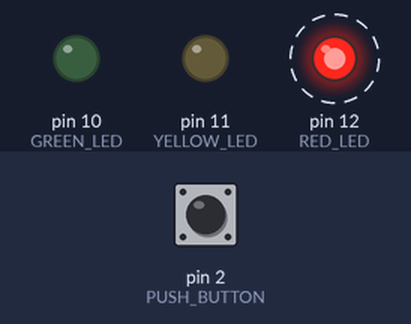
Simulated run of this sketch. Board: Arduino Uno, built with avr-gcc and run on an emulated ATmega328P. Shown: output pins drawn as LEDs (lit = HIGH). Dashed ring = blinking. The test bench sets the inputs (shaded band); at power-on: pin 2 (PUSH_BUTTON) LOW.

Above: at 1.2 s.
1.3 s: pin 2 (PUSH_BUTTON) pulled HIGH for 0.15 s
At 3.8 s:
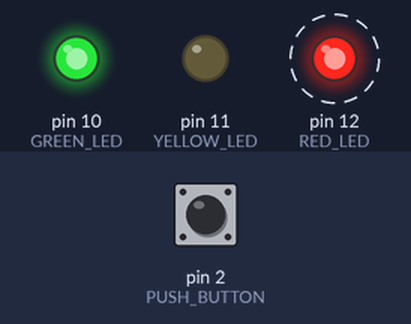
4.4 s: pin 2 (PUSH_BUTTON) pulled HIGH for 1 s
At 5.7 s:
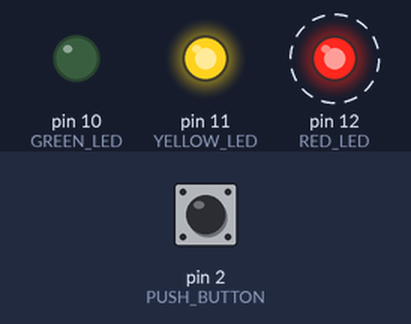
8.4 s: pin 2 (PUSH_BUTTON) pulled HIGH for 3.2 s
At 10.7 s:
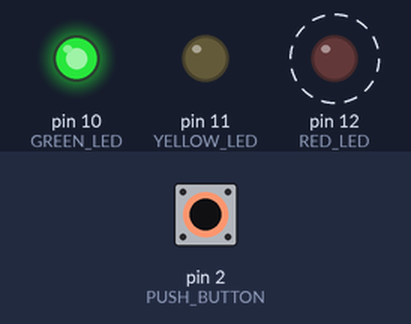
Timing chart, 0 to 20.6 s (numbered marks = the images above; inputs shaded):
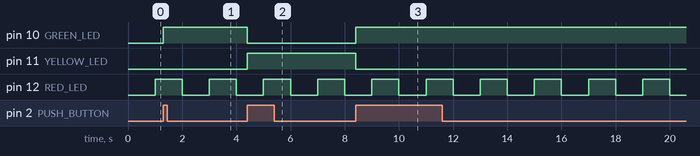

The sketch:

Debounce_Push_Button.ino
```cpp
// Debounce Push Button
/* The code manages causes a red LED to blink at a specific interval, toggles a yellow LED
and green LED when a push button is pressed with debouncing. */

#define RED_LED 12
#define YELLOW_LED 11
#define GREEN_LED 10
#define PUSH_BUTTON 2

// Initialize variables for the LEDs to blink, and toggle with a push button
unsigned long lastTimeRedLEDBlinked = millis();
unsigned long blinkDelayRedLED = 1000;
byte RedLEDState = LOW;

unsigned long lastTimeButtonChanged = millis();
unsigned long debounceDelay = 50;
byte pushButtonState = LOW;

int toggleLEDState = 1;

void setup() {
  // Intialize LEDs and push button
  pinMode(RED_LED, OUTPUT);
  pinMode(YELLOW_LED, OUTPUT);
  pinMode(GREEN_LED, OUTPUT);
  pinMode(PUSH_BUTTON, INPUT);
  pushButtonState = digitalRead(PUSH_BUTTON);
}

// Allows red LED to blink
void blinkRedLED() {
  if (RedLEDState == HIGH) {
    RedLEDState = LOW;
  } else {
    RedLEDState = HIGH;
  }
  digitalWrite(RED_LED, RedLEDState);
}

// Toggle the state of the yellow and green LEDs
void toggleOtherLEDs() {
  if (toggleLEDState == 1) {
    toggleLEDState = 2;
    digitalWrite(YELLOW_LED, LOW);
    digitalWrite(GREEN_LED, HIGH);
  } else {
    toggleLEDState = 1;
    digitalWrite(YELLOW_LED, HIGH);
    digitalWrite(GREEN_LED, LOW);
  }
}

void loop() {
  unsigned long timeNow = millis();

  // Allows red LED to blink at a specific time
  if (timeNow - lastTimeRedLEDBlinked > blinkDelayRedLED) {
    lastTimeRedLEDBlinked += blinkDelayRedLED;
    blinkRedLED();
  }

  // Toggles yellow and green LED when the push button is pressed with debouncing
  if (timeNow - lastTimeButtonChanged > debounceDelay) {
    byte newpushButtonState = digitalRead(PUSH_BUTTON);
    if (newpushButtonState != pushButtonState) {
      lastTimeButtonChanged = timeNow;
      pushButtonState = newpushButtonState;
      if (pushButtonState == HIGH) {
        toggleOtherLEDs();
      }
    }
  }
}
```

Measured:
- after the input at 1.3 s, pin 10 (GREEN_LED): LOW → HIGH at once
- after the input at 4.4 s, pin 10 (GREEN_LED): HIGH → LOW at once; pin 11 (YELLOW_LED): LOW → HIGH at once
- after the input at 8.4 s, pin 10 (GREEN_LED): LOW → HIGH at once; pin 11 (YELLOW_LED): HIGH → LOW at once
- by itself, pin 12 (RED_LED): alternates HIGH for 1.0 s and LOW for 1.0 s
